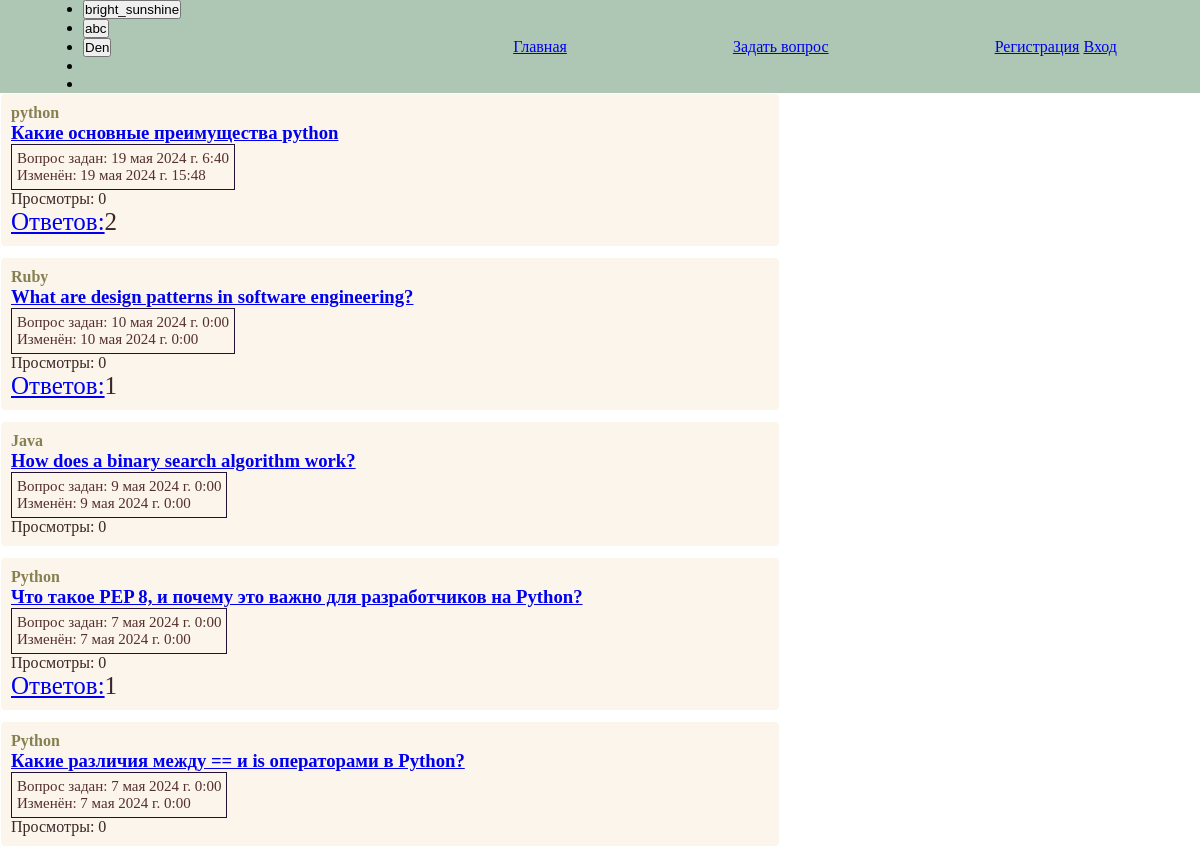
The app's page / (upper part), older data.
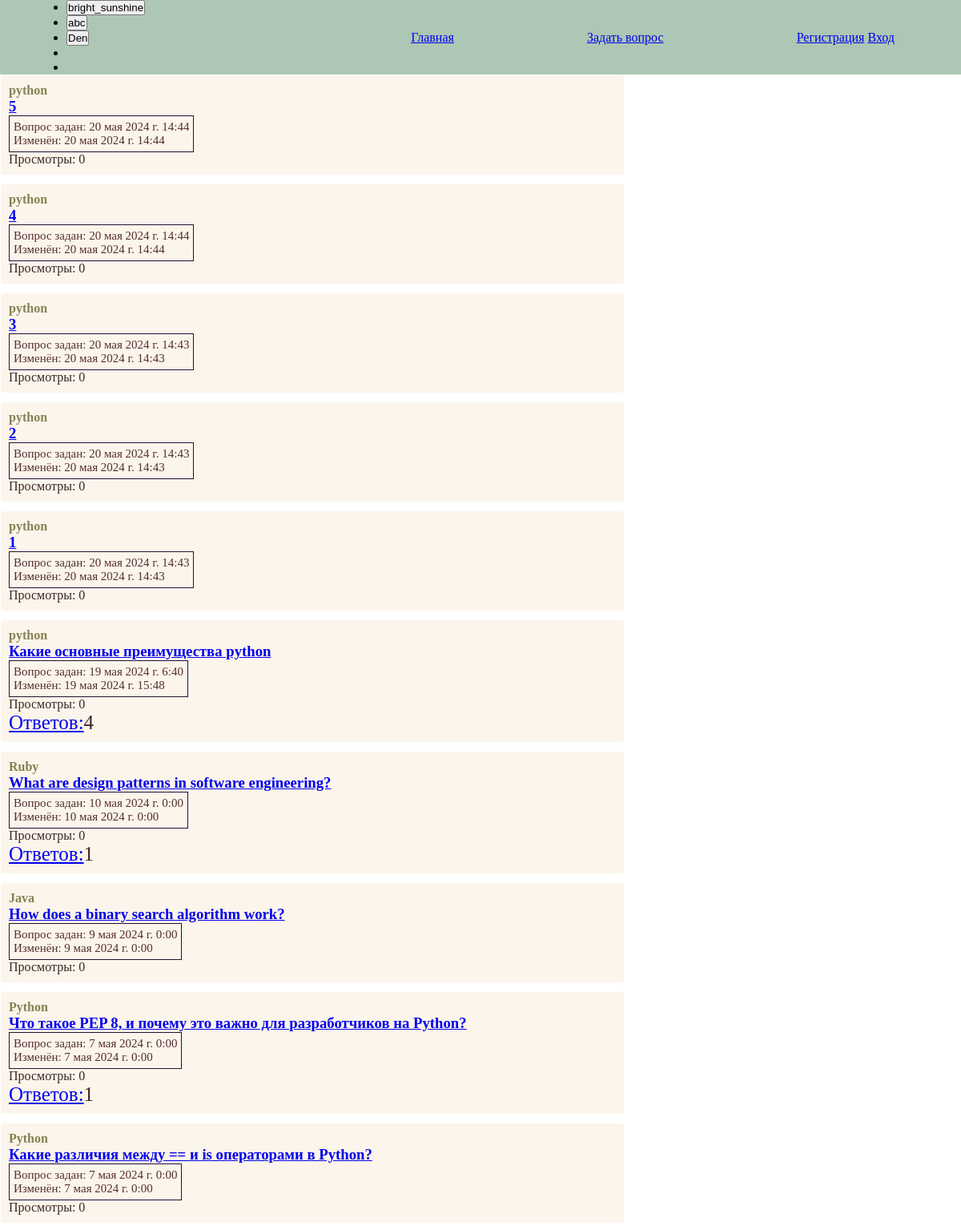
The same page, newer data.
### main/models.py (models this page shows, shortened)
class Question(models.Model):
    autor = models.ForeignKey(
        User,
        max_length=20,
        null=True,
        blank=False,
        on_delete=models.SET_NULL,
        related_name="question_set",
    )
    teg = models.CharField(max_length=10, blank=False)
    title = models.CharField(max_length=50, blank=False)
    text = models.TextField(max_length=200, blank=False)
    created_at = models.DateTimeField(auto_now_add=True, blank=False)
    updated_at = models.DateTimeField(auto_now=True, blank=False)
    views = models.SmallIntegerField(default=0)
    class Meta:
        ordering = ["-created_at"]

### main/views.py (the view)
# urls.py: path("", index, name="index"),
def index(request):
    answers = (
        Answer.objects.all()
        .values("question_id")
        .annotate(total=Count("question_id"))
    )
    all_question = Question.objects.all()
    context = {
        "all_question": all_question,
        "answers": answers,
    }
    return render(request, "main/index_main.html", context)

### main/templates/main/index_main.html (shortened to what this page needs)
{% extends 'wrapper/main.html' %}
{% load static %}
{% block content %}
  <link rel="stylesheet" type="text/css" href="{% static 'css/style.css' %}" />
  {% for quest in all_question %}
    <div id="conteiner">
      <div id="box">
        <div class="autor&title">
          <h4 id="teg">{{ quest.teg }}</h4>
          <a href="{% url 'question' quest.id %}"><h3>{{ quest.title }}</h3></a>
        </div>
        <div class="date">
          <div>Вопрос задан: {{ quest.created_at }}</div>
          <div>Изменён: {{ quest.updated_at }}</div>
        </div>
        <div id="views">Просмотры: {{ quest.views }}</div>
        {% for ans in answers %}
          {% if ans.question_id == quest.id %}
            <div class="ans">
              <a href="{% url 'question' quest.id %}" id="ans">Ответов:</a>{{ ans.total }}
            </div>
          {% endif %}
        {% endfor %}
      </div>
    </div>
  {% endfor %}
{% endblock %}

Row changes from the older to the newer data that the page shows:
added Question: teg "python", title "5", created_at "20 мая 2024 г. 14:44", updated_at "20 мая 2024 г. 14:44", views "0"
added Question: teg "python", title "4", created_at "20 мая 2024 г. 14:44", updated_at "20 мая 2024 г. 14:44", views "0"
added Question: teg "python", title "3", created_at "20 мая 2024 г. 14:43", updated_at "20 мая 2024 г. 14:43", views "0"
added Question: teg "python", title "2", created_at "20 мая 2024 г. 14:43", updated_at "20 мая 2024 г. 14:43", views "0"
added Question: teg "python", title "1", created_at "20 мая 2024 г. 14:43", updated_at "20 мая 2024 г. 14:43", views "0"
Text that changed along with them:
new list line: "Ответов: 4"
list line gone: "Ответов: 2"
